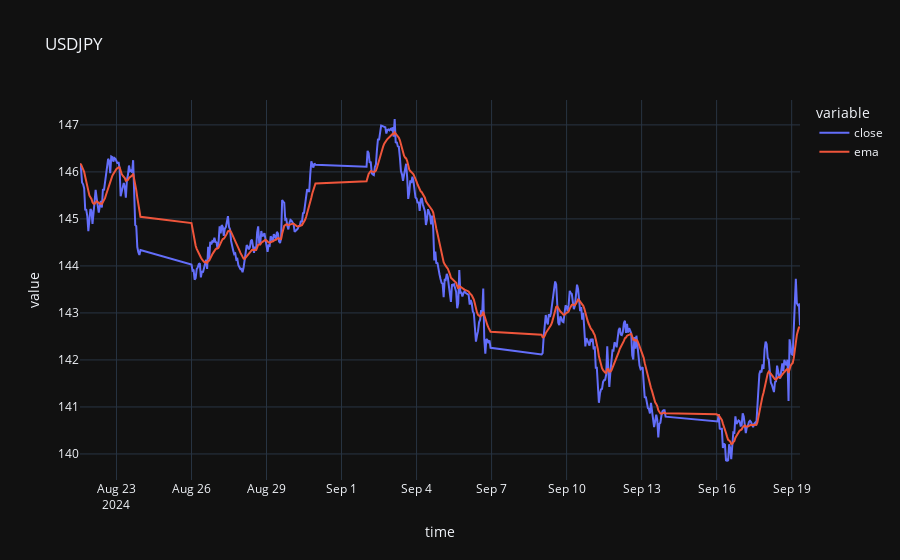
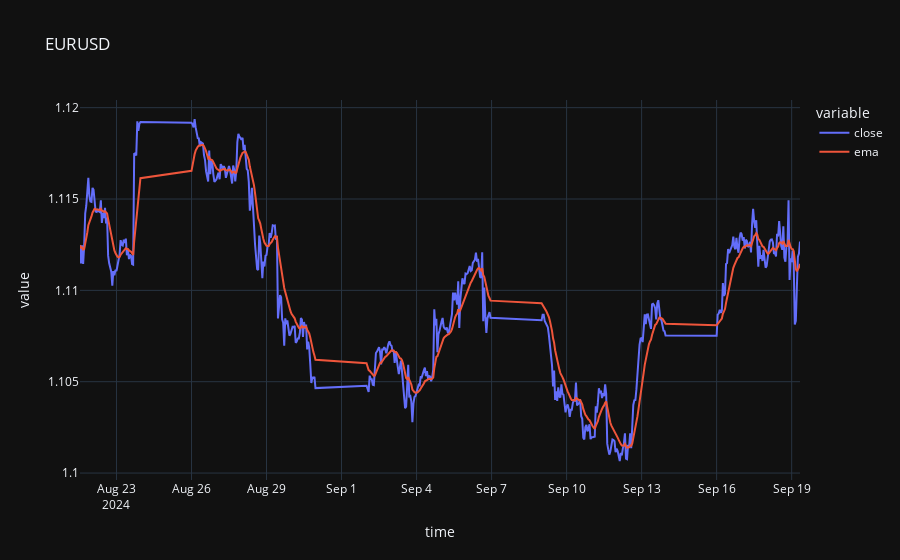
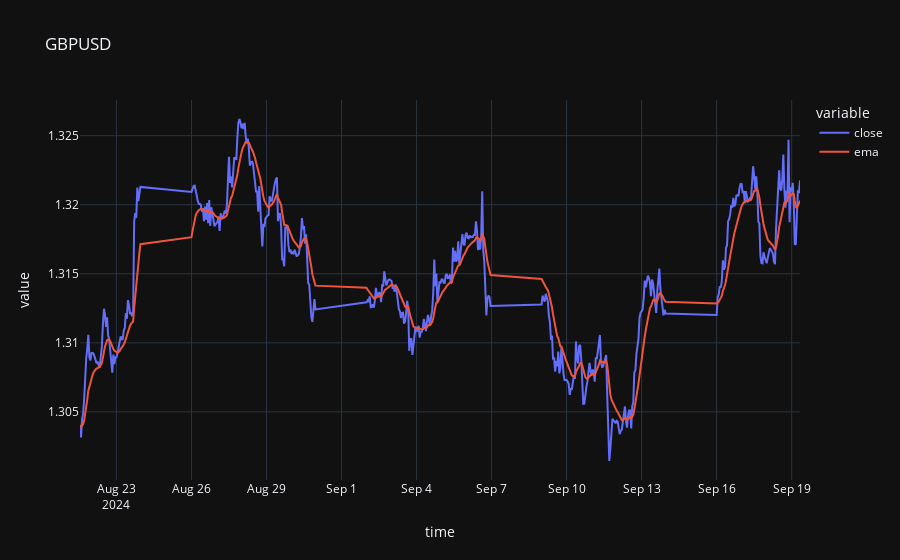
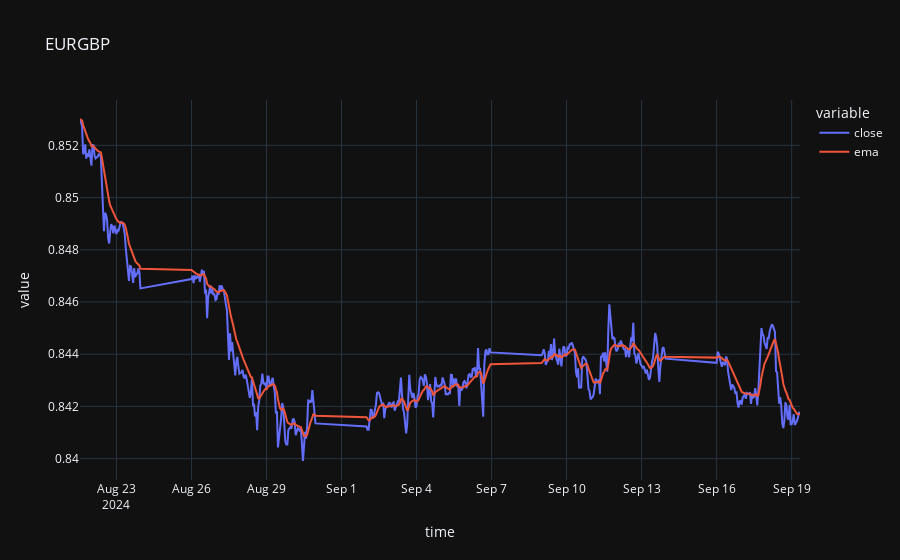

Notebook code cell kept with these figures, in order:
### Code cell
for symbol, df in mtd.data.items():
    df['ema'] = df['close'].ewm(span=EMA_PERIOD, adjust=False).mean()
    plot_plotly(df, symbol, ['close', 'ema'])

### Figure 1 — Plotly figure (JSON) as saved in the notebook; plotly's stock layout.template omitted (floating-point values rounded to 4 significant figures; data arrays with more than 128 entries replaced by an {"elided": "..."} marker saying what was removed)
{"data": [{"hovertemplate": "variable=close<br>time=%{x}<br>value=%{y}<extra></extra>", "legendgroup": "close", "line": {"color": "#636efa", "dash": "solid"}, "marker": {"symbol": "circle"}, "mode": "lines", "name": "close", "orientation": "v", "showlegend": true, "type": "scatter", "x": {"elided": "500 str values"}, "xaxis": "x", "y": {"elided": "500 float values"}, "yaxis": "y"}, {"hovertemplate": "variable=ema<br>time=%{x}<br>value=%{y}<extra></extra>", "legendgroup": "ema", "line": {"color": "#EF553B", "dash": "solid"}, "marker": {"symbol": "circle"}, "mode": "lines", "name": "ema", "orientation": "v", "showlegend": true, "type": "scatter", "x": {"elided": "500 str values"}, "xaxis": "x", "y": {"elided": "500 float values"}, "yaxis": "y"}], "layout": {"legend": {"title": {"text": "variable"}, "tracegroupgap": 0}, "title": {"text": "USDJPY"}, "xaxis": {"anchor": "y", "domain": [0, 1], "title": {"text": "time"}}, "yaxis": {"anchor": "x", "domain": [0, 1], "title": {"text": "value"}}}}

### Figure 2 — Plotly figure (JSON) as saved in the notebook; plotly's stock layout.template omitted (floating-point values rounded to 4 significant figures; data arrays with more than 128 entries replaced by an {"elided": "..."} marker saying what was removed)
{"data": [{"hovertemplate": "variable=close<br>time=%{x}<br>value=%{y}<extra></extra>", "legendgroup": "close", "line": {"color": "#636efa", "dash": "solid"}, "marker": {"symbol": "circle"}, "mode": "lines", "name": "close", "orientation": "v", "showlegend": true, "type": "scatter", "x": {"elided": "500 str values"}, "xaxis": "x", "y": {"elided": "500 float values"}, "yaxis": "y"}, {"hovertemplate": "variable=ema<br>time=%{x}<br>value=%{y}<extra></extra>", "legendgroup": "ema", "line": {"color": "#EF553B", "dash": "solid"}, "marker": {"symbol": "circle"}, "mode": "lines", "name": "ema", "orientation": "v", "showlegend": true, "type": "scatter", "x": {"elided": "500 str values"}, "xaxis": "x", "y": {"elided": "500 float values"}, "yaxis": "y"}], "layout": {"legend": {"title": {"text": "variable"}, "tracegroupgap": 0}, "title": {"text": "EURUSD"}, "xaxis": {"anchor": "y", "domain": [0, 1], "title": {"text": "time"}}, "yaxis": {"anchor": "x", "domain": [0, 1], "title": {"text": "value"}}}}

### Figure 3 — Plotly figure (JSON) as saved in the notebook; plotly's stock layout.template omitted (floating-point values rounded to 4 significant figures; data arrays with more than 128 entries replaced by an {"elided": "..."} marker saying what was removed)
{"data": [{"hovertemplate": "variable=close<br>time=%{x}<br>value=%{y}<extra></extra>", "legendgroup": "close", "line": {"color": "#636efa", "dash": "solid"}, "marker": {"symbol": "circle"}, "mode": "lines", "name": "close", "orientation": "v", "showlegend": true, "type": "scatter", "x": {"elided": "500 str values"}, "xaxis": "x", "y": {"elided": "500 float values"}, "yaxis": "y"}, {"hovertemplate": "variable=ema<br>time=%{x}<br>value=%{y}<extra></extra>", "legendgroup": "ema", "line": {"color": "#EF553B", "dash": "solid"}, "marker": {"symbol": "circle"}, "mode": "lines", "name": "ema", "orientation": "v", "showlegend": true, "type": "scatter", "x": {"elided": "500 str values"}, "xaxis": "x", "y": {"elided": "500 float values"}, "yaxis": "y"}], "layout": {"legend": {"title": {"text": "variable"}, "tracegroupgap": 0}, "title": {"text": "GBPUSD"}, "xaxis": {"anchor": "y", "domain": [0, 1], "title": {"text": "time"}}, "yaxis": {"anchor": "x", "domain": [0, 1], "title": {"text": "value"}}}}

### Figure 4 — Plotly figure (JSON) as saved in the notebook; plotly's stock layout.template omitted (floating-point values rounded to 4 significant figures; data arrays with more than 128 entries replaced by an {"elided": "..."} marker saying what was removed)
{"data": [{"hovertemplate": "variable=close<br>time=%{x}<br>value=%{y}<extra></extra>", "legendgroup": "close", "line": {"color": "#636efa", "dash": "solid"}, "marker": {"symbol": "circle"}, "mode": "lines", "name": "close", "orientation": "v", "showlegend": true, "type": "scatter", "x": {"elided": "500 str values"}, "xaxis": "x", "y": {"elided": "500 float values"}, "yaxis": "y"}, {"hovertemplate": "variable=ema<br>time=%{x}<br>value=%{y}<extra></extra>", "legendgroup": "ema", "line": {"color": "#EF553B", "dash": "solid"}, "marker": {"symbol": "circle"}, "mode": "lines", "name": "ema", "orientation": "v", "showlegend": true, "type": "scatter", "x": {"elided": "500 str values"}, "xaxis": "x", "y": {"elided": "500 float values"}, "yaxis": "y"}], "layout": {"legend": {"title": {"text": "variable"}, "tracegroupgap": 0}, "title": {"text": "EURGBP"}, "xaxis": {"anchor": "y", "domain": [0, 1], "title": {"text": "time"}}, "yaxis": {"anchor": "x", "domain": [0, 1], "title": {"text": "value"}}}}
